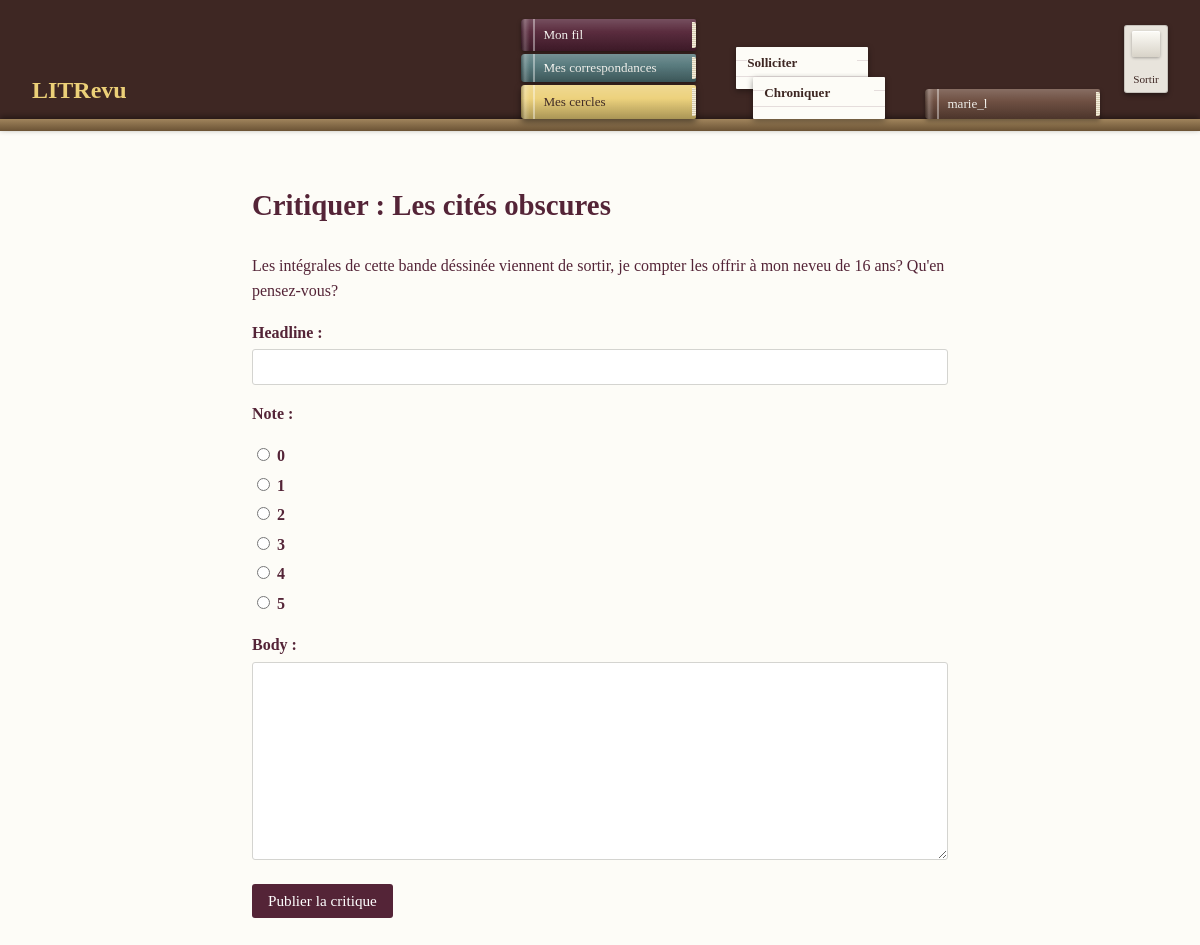
/ticket/27/review/ (signed in), run on the app's committed database.
### authentication/models.py (models this page shows)
class User(AbstractUser):
    pass

### reviews/models.py (models this page shows, shortened)
class Ticket(models.Model):
    title = models.CharField(max_length=128)
    description = models.TextField(max_length=2048, blank=True)
    user = models.ForeignKey(settings.AUTH_USER_MODEL, on_delete=models.CASCADE)
    image = models.ImageField(null=True, blank=True)
    time_created = models.DateTimeField(auto_now_add=True)

### reviews/views.py (the view, shortened to what this page needs)
# urls.py: path('ticket/<int:ticket_id>/review/', views.create_review, name='create_review'),
@login_required
def create_review(request, ticket_id):
    ticket = get_object_or_404(Ticket, id=ticket_id)
    if Review.objects.filter(ticket=ticket, user=request.user).exists():
        return redirect('flux')
    form = ReviewForm()
    return render(request, 'reviews/create_review.html', {'form': form, 'ticket': ticket})

### reviews/forms.py
class ReviewForm(forms.ModelForm):
    rating = forms.ChoiceField(
        choices=[(i, str(i)) for i in range(6)],
        widget=forms.RadioSelect,
        label='Note'
    )
    class Meta:
        model = Review
        fields = ['headline', 'rating', 'body']

### reviews/templates/reviews/create_review.html (shortened to what this page needs)
{% extends 'base.html' %}
{% block content %}
    <h1>Critiquer : {{ ticket.title }}</h1>
    <p>{{ ticket.description }}</p>
    <form method="post">
        {{ form.as_p }}
        <button type="submit">Publier la critique</button>
    </form>
{% endblock %}

### templates/base.html (shortened to what this page needs)
{% load static %}
<!DOCTYPE html>
<html lang="fr">
<head>
    <link rel="stylesheet" href="{% static 'css/style.css' %}">
</head>
<body>
    <header>
        <a href="{% url 'home' %}" class="logo">LITRevu</a>
        {% if user.is_authenticated %}
            <nav aria-label="Navigation principale">
                <ul class="pile">
                    <li><a href="{% url 'flux' %}" class="livre-plat livre-1">Mon fil</a></li>
                    <li><a href="{% url 'my_posts' %}" class="livre-plat livre-2">Mes correspondances</a></li>
                    <li><a href="{% url 'follow_users' %}" class="livre-plat livre-3">Mes cercles</a></li>
                </ul>
                <ul class="courrier">
                    <li>
                        <a href="{% url 'create_ticket' %}" class="page">
                            <span class="page-titre">Solliciter</span>
                        </a>
                    </li>
                    <li>
                        <a href="{% url 'create_ticket_and_review' %}" class="page">
                            <span class="page-titre">Chroniquer</span>
                        </a>
                    </li>
                </ul>
                <div class="user-menu">
                    <span class="livre-plat livre-user">{{ user.username }}</span>
                    <form method="post" action="{% url 'logout' %}">
                        <button type="submit" class="interrupteur">Sortir</button>
                    </form>
                </div>
            </nav>
        {% endif %}
    </header>
    <main>
        {% block content %}{% endblock %}
    </main>
</body>
</html>

### data on the page
User: username "marie_l"
Ticket: title "Les cités obscures", description "Les intégrales de cette bande déssinée viennent de sortir, je compter les offrir à mon neveu de 16 ans? Qu'en pensez-vous?"
